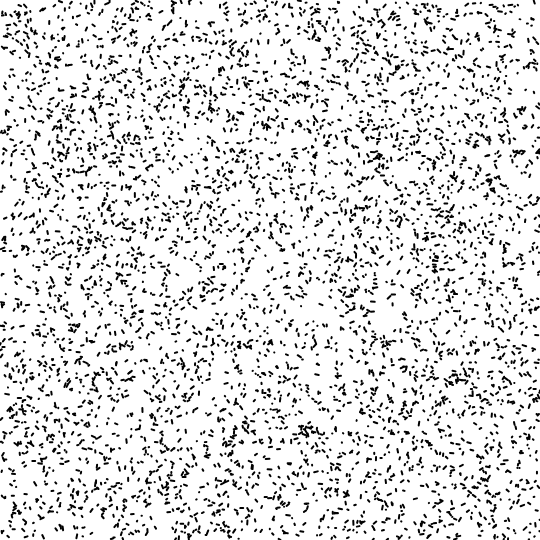
Frame 1 (no input)
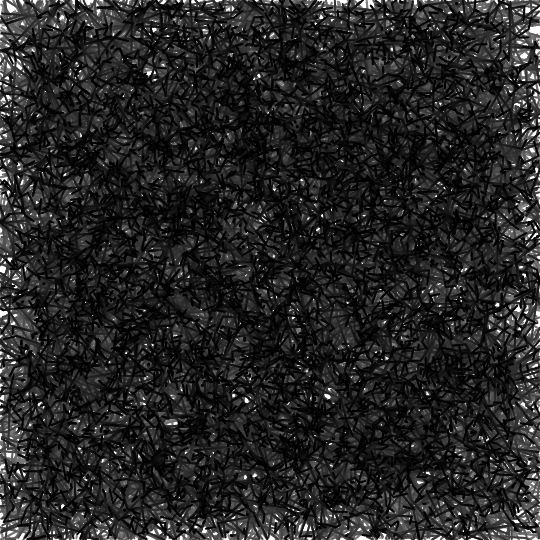
Frame 60 (no input)
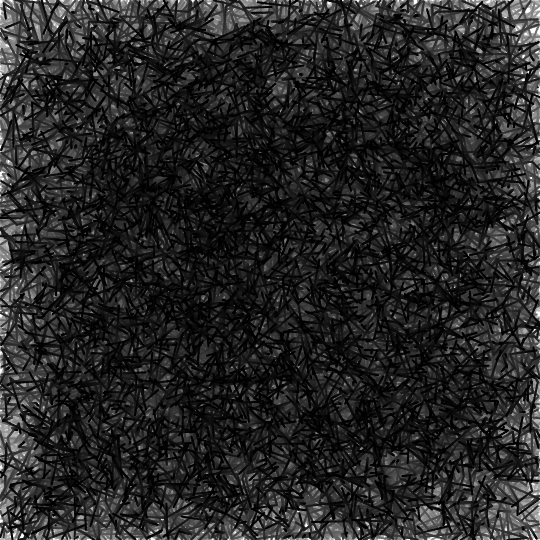
Frame 120 (the mouse pressed at the canvas centre since frame 60)

The p5.js sketch that drew these frames (run headless with seeded random() and noise() and a simulated clock; from frame 60 on, the mouse is pressed at the canvas centre):

// p5.js sketch
// ── sketch.js
// Parameters
const p = {
    agentCount: 5000,
    agentSize: 2,
    minStepSize: 0.2, // Each agent will be initialized with a 'stepSize' chosen randomly between 'minStepSize' and 'maxStepSize'
    maxStepSize: 4,
    timeIntervalBetweenUpdates: 300
};
// ----------

let agents;
let timeOfLastUpdate;

function setup() {
    createCanvas(540, 540);
    agents = [];
    let a;
    for (let i = p.agentCount - 1; i >= 0; i--) {
        a = new Agent();
        a.stepSize = random(p.minStepSize, p.maxStepSize); // The temporary variable 'a' allows to easily edit the properties of newly created agent objects
        agents.push(a);
    };
    background(255);
    timeOfLastUpdate = millis();
}

function draw() {
    let currentTime = millis();
    // Position update
    if (currentTime - timeOfLastUpdate > p.timeIntervalBetweenUpdates) {
        timeOfLastUpdate = currentTime;
        agents.forEach(function(a) {
            a.angle = random(0, TWO_PI);
        });
    }
    agents.forEach(function(a) {
        a.updatePosition();
    });
    // Drawing
    background(255, 255, 255, 3);
    stroke(0);
    strokeWeight(p.agentSize);
    noFill();
    agents.forEach(function (a) {
        line(a.previousPosition.x, a.previousPosition.y, a.position.x, a.position.y);
    });
}

// ── agent.js
// A class defining an agent. Initialization options are voluntarily kept at a bare minimum: the constructor only takes one optional argument, allowing for the specification of the agent's position.

// This choice is motivated by the fact that it is very easy to 'manually' customize, as needed, the agent object's properties after its creation.

class Agent {
    constructor(position) {
        this.position = position !== undefined ? position : createVector(random(width), random(height)); // If no position has been passed to the constructor, init with a random position
        this.previousPosition = this.position.copy();
        this.angle = random(TWO_PI);
        this.stepSize = 1;
        this.isPositionResetWhenOutside = true;
    }
    updatePosition() {
        // A method updating the agent's position according to its current angle
        this.previousPosition = this.position.copy();
        this.position.x += cos(this.angle) * this.stepSize;
        this.position.y += sin(this.angle) * this.stepSize;
        if (this.isPositionResetWhenOutside && this.isOutsideSketch() > 0) {
            this.position = createVector(random(width), random(height));
            this.previousPosition = this.position.copy();
        }
    }
    isOutsideSketch() {
        // A method allowing to check if the agent went out of the sketch's space. The method returns the following values:
        // 0: the agent is not outside the sketch's space
        // 1: the agent went out by the top border
        // 2: the agent went out by the right border
        // 3: the agent went out by the bottom border
        // 4: the agent went out by the left border
        if (this.position.y < 0) {
            return 1;
        } else if (this.position.x > width) {
            return 2;
        } else if (this.position.y > height) {
            return 3;
        } else if (this.position.x < 0) {
            return 4;
        } else {
            return 0;
        }
    }
}
